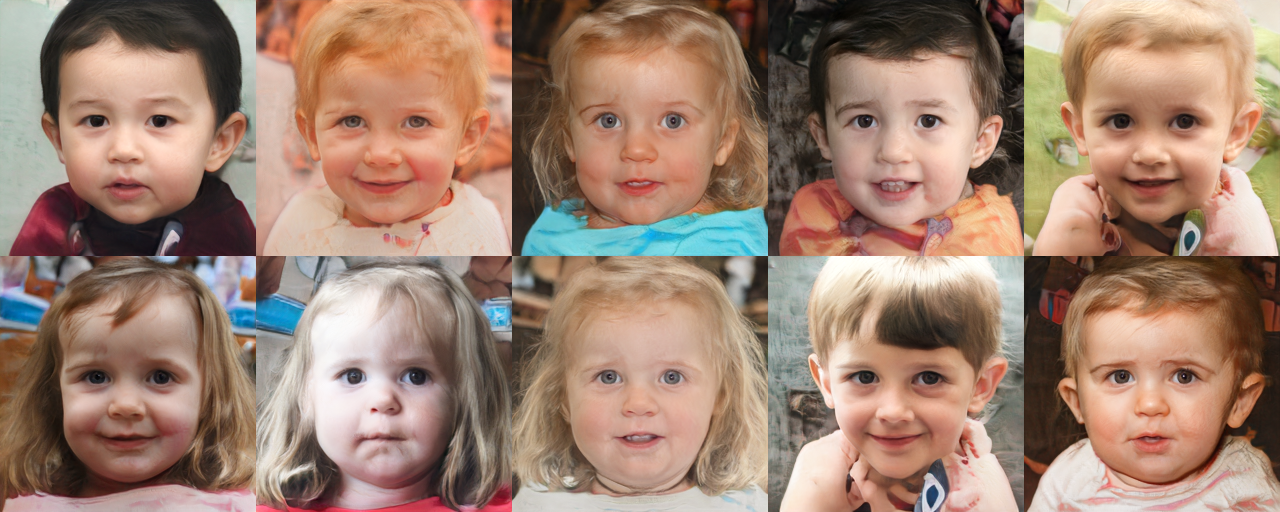
#> input picture assets/babies.png, 1280 x 512 px
$ python resize.py assets
#> lines starting #> are read from the running program, lines starting #| are printed output that depends on the picture
from PIL import Image
from tqdm import tqdm
import glob
import argparse

if __name__ == '__main__':
    parser = argparse.ArgumentParser()

    parser.add_argument("directory", help="directory of images to be resized")
    parser.add_argument("--resolution", type=int, default=256)
    parser.add_argument("--extension", type=str, default="png")

    args = parser.parse_args()

    files = glob.glob(f"{args.directory}/*.{args.extension}")

    for file in tqdm(files):
        im = Image.open(file)
#> im is the input picture: PIL image 1280x512 RGB; mean R, G, B 159.7, 130.2, 113.1
        im = im.resize((args.resolution, args.resolution))
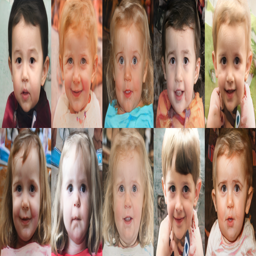
#> im: PIL image 256x256 RGB; mean R, G, B 159.7, 130.2, 113.2
        im.save(file)
#> pass 2 of the loop `for file in tqdm(files):`:
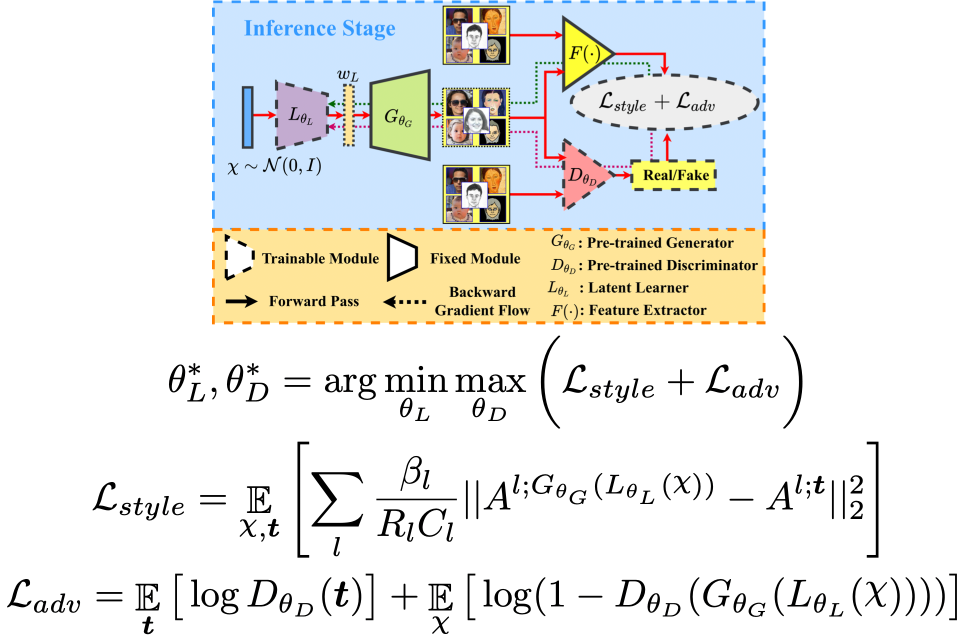
#> input picture assets/image.png, 1956 x 1286 px (shown at 1/2 size)
#> im is the input picture: PIL image 1956x1286 RGBA; mean R, G, B, A 235.1, 235.7, 231.8, 255
#> `im = im.resize((args.resolution, args.resolution))`:
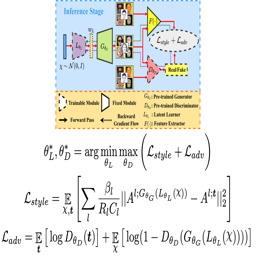
#> im: PIL image 256x256 RGBA; mean R, G, B, A 234.7, 235.4, 231.5, 255
